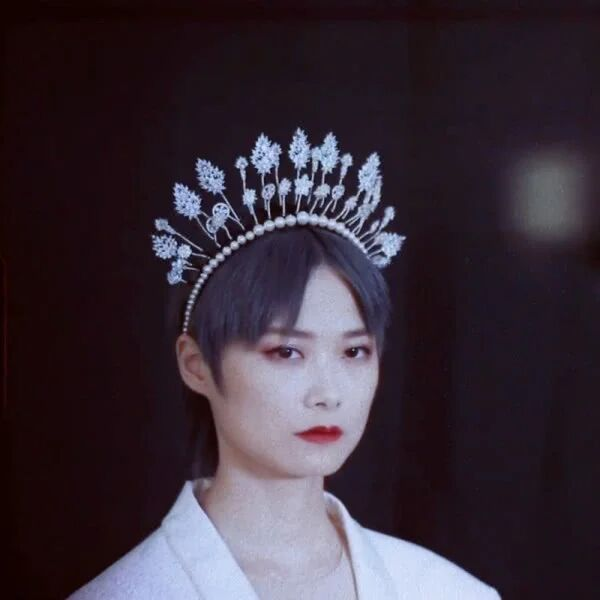
#> input picture test.jpg, 600 x 600 px
$ python imageChange.py
#> lines starting #> are read from the running program, lines starting #| are printed output that depends on the picture; after the words box and inside, x2 and y2 are one past the last pixel; in counts of white or black regions, pixels touching at a corner belong together


# 图片二值化
from PIL import Image
import cv2

img = cv2.imread("test.jpg")#这里是原始图片！！！
#> img is the input picture: shape (600, 600, 3); mean B, G, R 57.6, 46.8, 57.9
print(img.shape)
#| (600, 600, 3)
cropped = img[0:200, 0:200] # 裁剪坐标为[y0:y1, x0:x1]
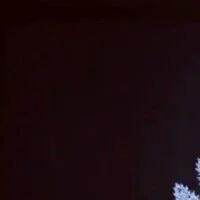
#> cropped: shape (200, 200, 3); mean B, G, R 13.4, 9.5, 26.3
cv2.imwrite('testx.jpg', cropped)
img = Image.open('test.jpg')#这个是裁剪完的原始图片，还没做其他处理
#> img: PIL image 600x600 RGB

# 模式L”为灰色图像，它的每个像素用8个bit表示，0表示黑，255表示白，其他数字表示不同的灰度。
Img = img.convert('L')
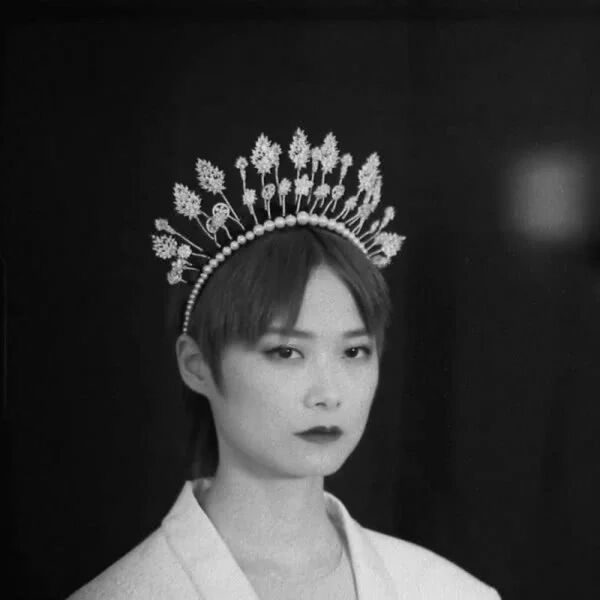
#> Img: PIL image 600x600 L; min 3, max 230, mean 51.3
Img.save("test1.jpg")#这个是灰度处理完的图像

# 自定义灰度界限，大于这个值为黑色，小于这个值为白色
threshold = 127

table = []
for i in range(256):
    if i < threshold:
        table.append(0)
    else:
        table.append(1)

# 图片二值化
photo = Img.point(table, '1')
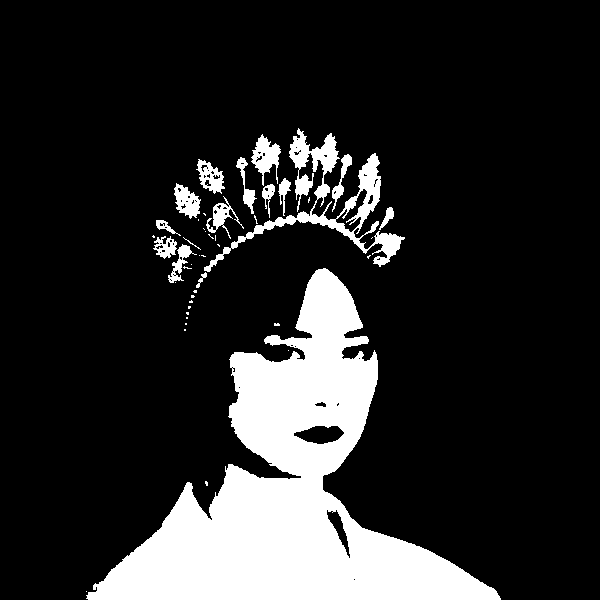
#> photo: PIL image 600x600 1; 16.3% white; 45 white regions (29 under 20 px), largest, box (x1, y1, x2, y2) and area: (86, 268, 501, 600) 49312, (204, 128, 405, 272) 4825, (251, 134, 281, 186) 731
photo.save("test2.jpg")#这个是二值化之后的图像

#二值图片转为数组
bdata_list = list(photo.getdata())
#> bdata_list = 360000 items
#print(bdata_list)

#8位一组
ob_list=[]
s=""
for i in range(1,len(bdata_list)+1):
    s+=str(bdata_list[i-1])
    if i%8==0:
        ob_list.append(s)
        s=""
#> this loop made 360000 passes
#> after the loop, ob_list = 45000 items
#print(ob_list)

#二进制string转换为16进制数组
tempdata=[]#这个是字符串的16进制数组
lastdata=[]#这里是数字数组，每个元素值都在0-255之间
num=0
for i in range(1,len(ob_list)+1):
    a=hex(int(ob_list[i-1],2))
    tempdata.append(a)
#> after the loop, tempdata = 45000 items
for i in range(1,len(tempdata)+1):
    lastdata.append(int(tempdata[i-1],16))
    num=num+1
#> after the loop, lastdata = 45000 items; num = 45000
print(num)
#| 45000
#print(lastdata)
file=open('imgdata.txt','w')
file.write(str(lastdata))
file.close()
